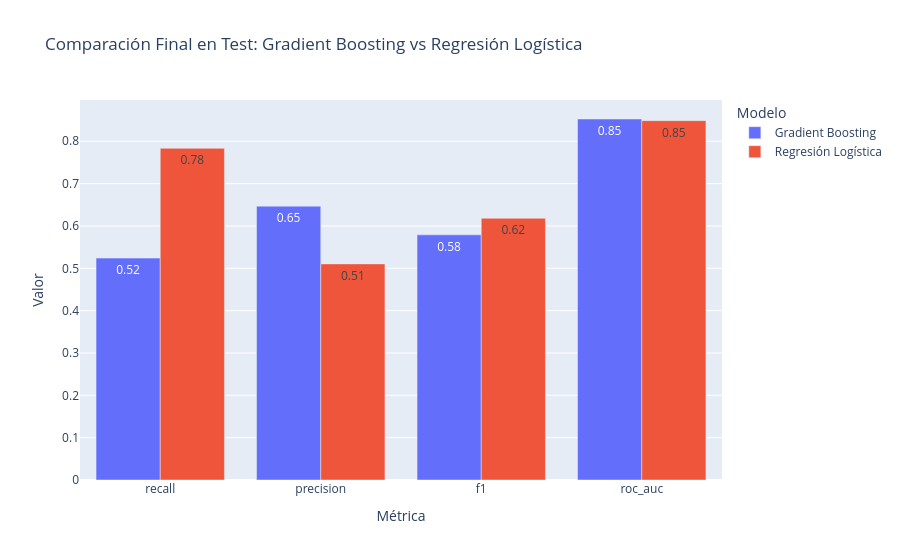

Notebook code for this chart:
### Markdown cell above
### Gráfico: comparación final en test

Se visualizan las métricas finales de ambos modelos en test, y por separado los
Falsos Negativos y Falsos Positivos en cantidad de clientes — el trade-off que se
va a traducir en impacto económico en la Etapa 5.

### Code cell
comparacion_test = pd.DataFrame({
    'Gradient Boosting': [recall_gb, precision_gb, f1_gb, roc_auc_gb],
    'Regresión Logística': [recall_lr, precision_lr, f1_lr, roc_auc_lr]
}, index=['recall', 'precision', 'f1', 'roc_auc'])

comparacion_test_larga = comparacion_test.reset_index().melt(id_vars='index', var_name='Modelo', value_name='Valor')
comparacion_test_larga.columns = ['Métrica', 'Modelo', 'Valor']

fig = px.bar(
    comparacion_test_larga,
    x='Métrica',
    y='Valor',
    color='Modelo',
    barmode='group',
    title='Comparación Final en Test: Gradient Boosting vs Regresión Logística',
    text_auto='.2f'
)
fig.show()

### Figure 1 — Plotly figure (JSON) as saved in the notebook; plotly's stock layout.template omitted (floating-point values rounded to 4 significant figures)
{"data": [{"alignmentgroup": "True", "hovertemplate": "Modelo=Gradient Boosting<br>Métrica=%{x}<br>Valor=%{y}<extra></extra>", "legendgroup": "Gradient Boosting", "marker": {"color": "#636efa", "pattern": {"shape": ""}}, "name": "Gradient Boosting", "offsetgroup": "Gradient Boosting", "orientation": "v", "showlegend": true, "textposition": "auto", "texttemplate": "%{y:.2f}", "type": "bar", "x": ["recall", "precision", "f1", "roc_auc"], "xaxis": "x", "y": [0.5241, 0.6469, 0.579, 0.8527], "yaxis": "y"}, {"alignmentgroup": "True", "hovertemplate": "Modelo=Regresión Logística<br>Métrica=%{x}<br>Valor=%{y}<extra></extra>", "legendgroup": "Regresión Logística", "marker": {"color": "#EF553B", "pattern": {"shape": ""}}, "name": "Regresión Logística", "offsetgroup": "Regresión Logística", "orientation": "v", "showlegend": true, "textposition": "auto", "texttemplate": "%{y:.2f}", "type": "bar", "x": ["recall", "precision", "f1", "roc_auc"], "xaxis": "x", "y": [0.7834, 0.5105, 0.6181, 0.8488], "yaxis": "y"}], "layout": {"barmode": "group", "legend": {"title": {"text": "Modelo"}, "tracegroupgap": 0}, "title": {"text": "Comparación Final en Test: Gradient Boosting vs Regresión Logística"}, "xaxis": {"anchor": "y", "domain": [0, 1], "title": {"text": "Métrica"}}, "yaxis": {"anchor": "x", "domain": [0, 1], "title": {"text": "Valor"}}}}
